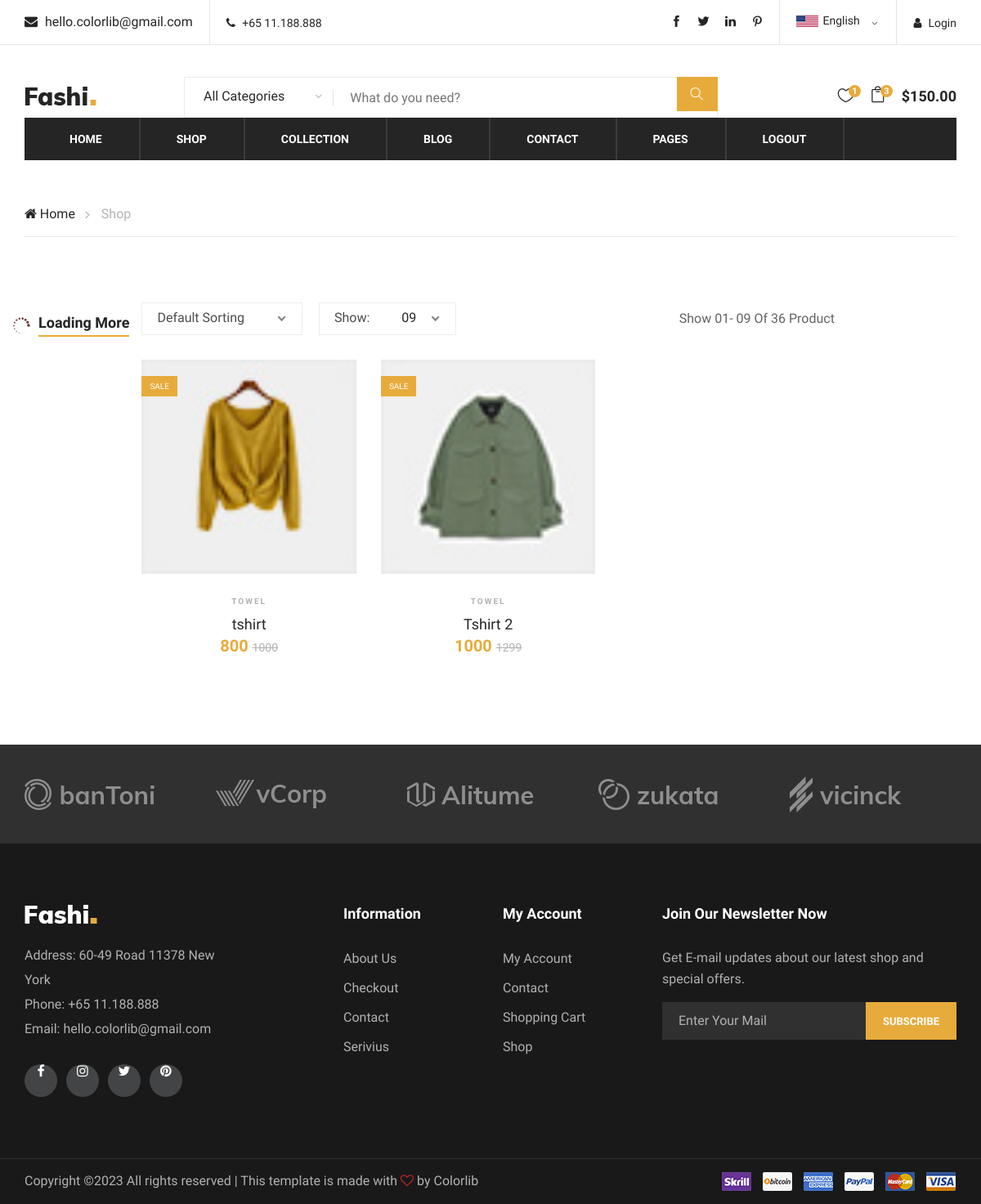
Page /category/1 on the committed database.
### myapp/models.py (models this page shows, shortened)
class Add_product(models.Model):
    main_id = models.ForeignKey(main_category,on_delete=models.CASCADE)
    user_id = models.ForeignKey(user,on_delete=models.CASCADE)
    name = models.CharField(max_length=50)
    price = models.IntegerField()
    o_price = models.IntegerField()
    que = models.IntegerField()
    IMG = models.ImageField(upload_to = 'img')

### myapp/views.py (the view)
# urls.py: path('category/<str:id>', views.category, name='category')
def category(request,id):
    mid = Add_product.objects.filter(main_id=id)
    context = { 'mid':mid}
    return render(request, 'myapp/category.html',context)

### myapp/templates/myapp/category.html (shortened to what this page needs)
{% load static %}
<html lang="zxx">
<head>
    <link rel="stylesheet" href="{% static 'myapp/css/bootstrap.min.css' %}" type="text/css">
    <link rel="stylesheet" href="{% static 'myapp/css/font-awesome.min.css' %}" type="text/css">
    <link rel="stylesheet" href="{% static 'myapp/css/themify-icons.css' %}" type="text/css">
    <link rel="stylesheet" href="{% static 'myapp/css/elegant-icons.css' %}" type="text/css">
    <link rel="stylesheet" href="{% static 'myapp/css/owl.carousel.min.css' %}" type="text/css">
    <link rel="stylesheet" href="{% static 'myapp/css/nice-select.css' %}" type="text/css">
    <link rel="stylesheet" href="{% static 'myapp/css/jquery-ui.min.css' %}" type="text/css">
    <link rel="stylesheet" href="{% static 'myapp/css/slicknav.min.css' %}" type="text/css">
    <link rel="stylesheet" href="{% static 'myapp/css/style.css' %}" type="text/css">
</head>
<body>
    <header class="header-section">
        <div class="header-top">
            <div class="container">
                <div class="ht-left">
                    <div class="mail-service">
                        <i class=" fa fa-envelope"></i>
                        hello.colorlib@gmail.com
                    </div>
                    <div class="phone-service">
                        <i class=" fa fa-phone"></i>
                        +65 11.188.888
                    </div>
                </div>
                <div class="ht-right">
                    <a href="#" class="login-panel"><i class="fa fa-user"></i>Login</a>
                    <div class="lan-selector">
                    </div>
                    <div class="top-social">
                        <a href="#"><i class="ti-facebook"></i></a>
                        <a href="#"><i class="ti-twitter-alt"></i></a>
                        <a href="#"><i class="ti-linkedin"></i></a>
                        <a href="#"><i class="ti-pinterest"></i></a>
                    </div>
                </div>
            </div>
        </div>
        <div class="container">
            <div class="inner-header">
                <div class="row">
                    <div class="col-lg-2 col-md-2">
                        <div class="logo">
                            <a href="./index.html">
                                <img src="{% static 'myapp/img/logo.png' %}" alt="">
                            </a>
                        </div>
                    </div>
                     <div class="col-lg-7 col-md-7">
                        <div class="advanced-search">
                            <button type="button" class="category-btn">All Categories</button>
                            <form action="#" class="input-group">
                                <input type="text" placeholder="What do you need?">
                                <button type="button"><i class="ti-search"></i></button>
                            </form>
                         </div>
                    </div>
                    <div class="col-lg-3 text-right col-md-3">
                        <ul class="nav-right">
                            <li class="heart-icon"><a href="#">
                                    <i class="icon_heart_alt"></i>
                                    <span>1</span>
                                </a>
                            </li>
                            <li class="cart-icon"><a href="#">
                                    <i class="icon_bag_alt"></i>
                                    <span>3</span>
                                </a>
                            </li>
                            <li class="cart-price">$150.00</li>
                        </ul>
            </div>
        </div>
        <div class="nav-item">
            <div class="container">
                <nav class="nav-menu mobile-menu">
                    <ul>
                        <li><a href="{% url 'index' %}">Home</a></li>
                        <li><a href="{% url 'shop' %}">Shop</a></li>
                        <li><a href="#">Collection</a>
                        </li>
                        <li><a href="{% url 'blog' %}">Blog</a></li>
                        <li><a href="{% url 'contact' %}">Contact</a></li>
                        <li><a href="#">Pages</a>
                        </li>
                        <li><a href="{% url 'logout' %}">Logout</a></li>
                    </ul>
                </nav>
            </div>
        </div>
    </header>
    <div class="breacrumb-section">
        <div class="container">
            <div class="row">
                <div class="col-lg-12">
                    <div class="breadcrumb-text">
                        <a href="#"><i class="fa fa-home"></i> Home</a>
                        <span>Shop</span>
                    </div>
                </div>
            </div>
        </div>
    </div>
    <section class="product-shop spad">
        <div class="container">
            <div class="row">
                <div class="col-lg-9 order-1 order-lg-2">
                    <div class="product-show-option">
                        <div class="row">
                            <div class="col-lg-7 col-md-7">
                                <div class="select-option">
                                </div>
                            </div>
                            <div class="col-lg-5 col-md-5 text-right">
                                <p>Show 01- 09 Of 36 Product</p>
                            </div>
                        </div>
                    </div>
                    <div class="product-list">
                        <div class="row">
                        {% for i in mid %}
                            <div class="col-lg-4 col-sm-6">
                                <div class="product-item">
                                    <div class="pi-pic">
                                        <img src="{{i.IMG.url}}" alt="">
                                        <div class="sale pp-sale">Sale</div>
                                    </div>
                                    <div class="pi-text">
                                        <div class="catagory-name">Towel</div>
                                        <a href="#">
                                            <h5>{{i.name}}</h5>
                                        </a>
                                        <div class="product-price">
                                            {{i.price}}
                                            <span>{{i.o_price}}</span>
                                        </div>
                                    </div>
                                </div>
                            </div>
                                {% endfor %}
                            </div>
                        </div>
                    </div>
                    <div class="loading-more">
                        <i class="icon_loading"></i>
                        <a href="#">
                            Loading More
                        </a>
                    </div>
                </div>
            </div>
    </section>
    <div class="partner-logo">
        <div class="container">
            <div class="logo-carousel owl-carousel">
                <div class="logo-item">
                    <div class="tablecell-inner">
                        <img src="{% static 'myapp/img/logo-carousel/logo-1.png' %}" alt="">
                    </div>
                </div>
                <div class="logo-item">
                    <div class="tablecell-inner">
                        <img src="{% static 'myapp/img/logo-carousel/logo-2.png' %}" alt="">
                    </div>
                </div>
                <div class="logo-item">
                    <div class="tablecell-inner">
                        <img src="{% static 'myapp/img/logo-carousel/logo-3.png' %}" alt="">
                    </div>
                </div>
                <div class="logo-item">
                    <div class="tablecell-inner">
                        <img src="{% static 'myapp/img/logo-carousel/logo-4.png' %}" alt="">
                    </div>
                </div>
                <div class="logo-item">
                    <div class="tablecell-inner">
                        <img src="{% static 'myapp/img/logo-carousel/logo-5.png' %}" alt="">
                    </div>
                </div>
            </div>
        </div>
    </div>
    <footer class="footer-section">
        <div class="container">
            <div class="row">
                <div class="col-lg-3">
                    <div class="footer-left">
                        <div class="footer-logo">
                            <a href="#"><img src="{% static 'myapp/img/footer-logo.png' %}" alt=""></a>
                        </div>
                        <ul>
                            <li>Address: 60-49 Road 11378 New York</li>
                            <li>Phone: +65 11.188.888</li>
                            <li>Email: hello.colorlib@gmail.com</li>
                        </ul>
                        <div class="footer-social">
                            <a href="#"><i class="fa fa-facebook"></i></a>
                            <a href="#"><i class="fa fa-instagram"></i></a>
                            <a href="#"><i class="fa fa-twitter"></i></a>
                            <a href="#"><i class="fa fa-pinterest"></i></a>
                        </div>
                    </div>
                </div>
                <div class="col-lg-2 offset-lg-1">
                    <div class="footer-widget">
                        <h5>Information</h5>
                        <ul>
                            <li><a href="#">About Us</a></li>
                            <li><a href="#">Checkout</a></li>
                            <li><a href="#">Contact</a></li>
                            <li><a href="#">Serivius</a></li>
                        </ul>
                    </div>
                </div>
                <div class="col-lg-2">
                    <div class="footer-widget">
                        <h5>My Account</h5>
                        <ul>
                            <li><a href="#">My Account</a></li>
                            <li><a href="#">Contact</a></li>
                            <li><a href="#">Shopping Cart</a></li>
                            <li><a href="#">Shop</a></li>
                        </ul>
                    </div>
                </div>
                <div class="col-lg-4">
                    <div class="newslatter-item">
                        <h5>Join Our Newsletter Now</h5>
                        <p>Get E-mail updates about our latest shop and special offers.</p>
                        <form action="#" class="subscribe-form">
                            <input type="text" placeholder="Enter Your Mail">
                            <button type="button">Subscribe</button>
                        </form>
                    </div>
                </div>
            </div>
        </div>
        <div class="copyright-reserved">
            <div class="container">
                <div class="row">
                    <div class="col-lg-12">
                        <div class="copyright-text">
Copyright &copy;<script>document.write(new Date().getFullYear());</script> All rights reserved | This template is made with <i class="fa fa-heart-o" aria-hidden="true"></i> by <a href="https://colorlib.com" target="_blank">Colorlib</a>
                        </div>
                        <div class="payment-pic">
                            <img src="{% static 'myapp/img/payment-method.png' %}" alt="">
                        </div>
                    </div>
                </div>
            </div>
        </div>
    </footer>
</body>
</html>

### rows in the picture
Add_product: IMG (picture), name "tshirt", price "800", o_price "1000"
Add_product: IMG (picture), name "Tshirt 2", price "1000", o_price "1299"
